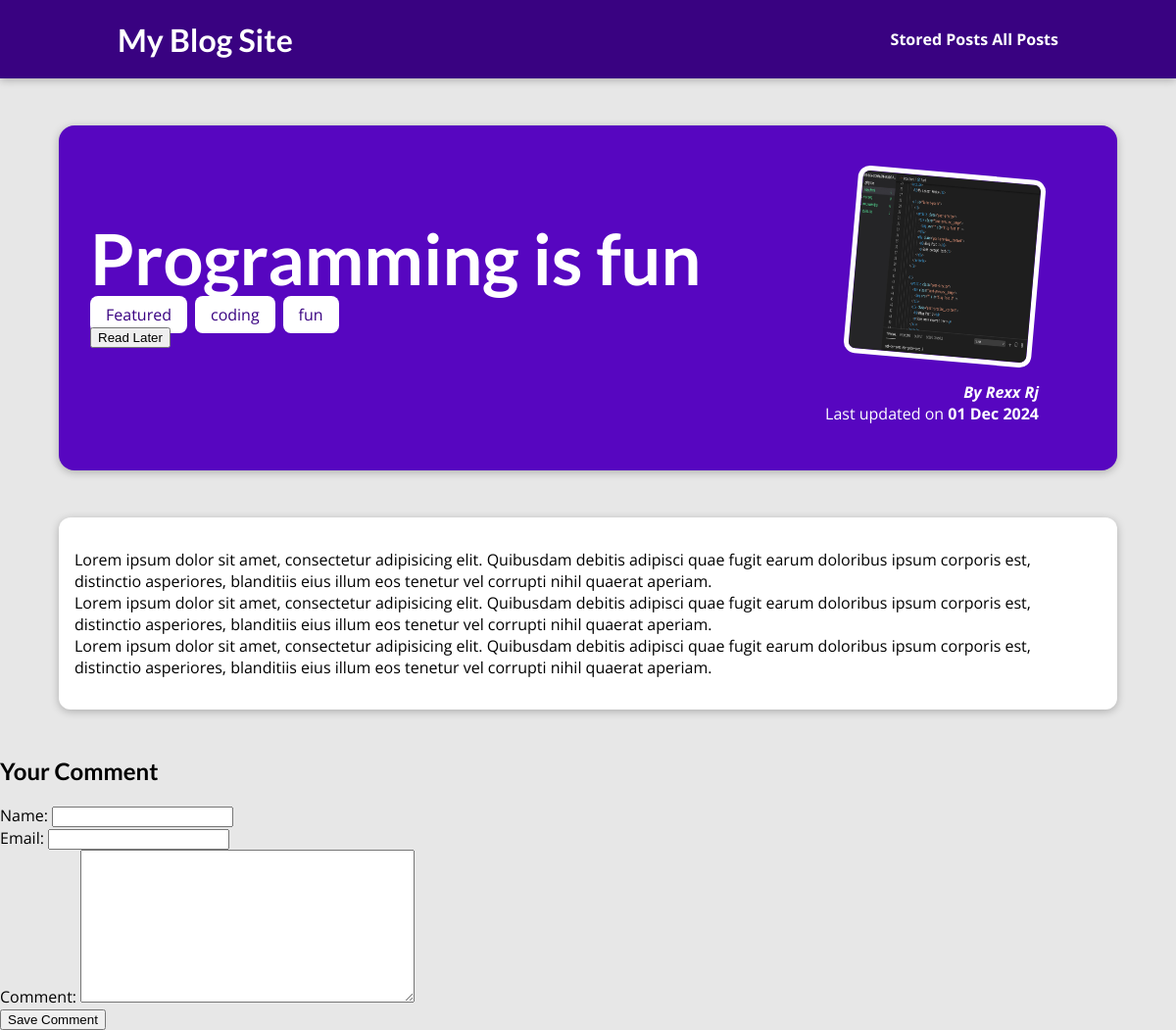
Page /posts/programming-is-fun on the committed database.
### blog/models.py (models this page shows, shortened)
class Post(models.Model):
    title = models.CharField(max_length=50)
    excerpt = models.CharField(max_length=200)
    image = models.ImageField(upload_to='posts',null=True)
    date = models.DateField()
    slug = models.SlugField(blank=False, null=False, unique=True, db_index=True)
    content = models.TextField(validators=[MinLengthValidator(10)])
    author = models.ForeignKey(Author, on_delete=models.CASCADE, related_name="posts")
    tags = models.ManyToManyField(Tag)

class Tag(models.Model):
    caption = models.CharField(max_length=20)

class Author(models.Model):
    first_name = models.CharField(max_length=30)
    last_name = models.CharField(max_length=40)
    email = models.EmailField()
    def full_name(self):
        return f"{self.first_name} {self.last_name}"

### blog/views.py (the view, shortened to what this page needs)
# urls.py: path('posts/<slug:slug>', views.PostDetailsView.as_view(), name='post-details-page'),
class PostDetailsView(View):
    def is_stored_post(self,request,post):
        stored_posts = request.session.get('stored_posts')
        if stored_posts is not None:
            is_saved_for_later = post.id in stored_posts
        else:
            is_saved_for_later = False
        return is_saved_for_later
    def get(self,request,slug):
            post = Post.objects.get(slug=slug)
            context = {
                "post_detail": post,
                "post_tags": post.tags.all(),
                "comment_form": CommentForm(),
                "comments": post.comments.all().order_by("-id"),
                "saved_for_later": self.is_stored_post(request,post)
            }
            return render(request,"blog/post-details.html",context)

### blog/forms.py
class CommentForm(forms.ModelForm):
    class Meta:
        model = Comment
        fields = '__all__'
        exclude = ['post']
        labels = {
            'user_name': 'Name',
            'user_email': 'Email',
            'text': 'Comment'
        }

### blog/templates/blog/post-details.html (shortened to what this page needs)
{% extends "base.html" %}
{% load static %}
{% block css_files %}
    <link rel="stylesheet" href="{% static 'blog/post-details.css' %}">
{% endblock css_files %}
{% block content %}
    <section id="summary">
        <h2>{{ post_detail.title }}</h2>
        <div>
            {% for tag in post_tags %}<span class="tag">{{ tag.caption }}</span>{% endfor %}
        </div>
        <div id="read-later">
            <form action="{% url "read-later-page" %}" method="POST">
                <button>
                    {% if saved_for_later %}
                        Remove from "Read Later" list
                    {% else %}
                        Read Later
                    {% endif %}
                </button>
            </form>
        </div>
        <article>
            <img src="{{ post_detail.image.url }}" alt={{ post_detail.title }}>
            <address>By <a href="mailto:{{ post_detail.author.email }}">{{ post_detail.author.full_name|title }}</a></address>
            <div>
                Last updated on <time>{{ post_detail.date|date:"d M Y" }}</time>
            </div>
        </article>
    </section>
    <main>
        {{ post_detail.content|linebreaks }}
    </main>
    <section id="comment-form">
        <h2>Your Comment</h2>
        <form action="{% url "post-details-page" post_detail.slug %}" method="POST">
            {% for form_field in comment_form %}
                <div class="form-control {% if form_field.errors %}invalid{% endif %}">
                    {{ form_field.label_tag }}
                    {{ form_field }}
                </div>
            {% endfor %}
            <button>Save Comment</button>
        </form>
    </section>
{% endblock content %}

### static/app.css (style rules this page uses)
* { box-sizing: border-box; }
html { font-family: 'Open Sans', 'Lato', sans-serif; }
body { margin: 0; }
h1, h2, h3 { font-family: 'Lato', sans-serif; font-weight: bold; }

### blog/static/blog/post-details.css (style rules this page uses)
body { background-color: #e7e7e7; }
#summary { margin: 8rem auto 3rem auto; padding: 2rem; width: 90%; max-width: 90rem; border-radius: 16px; background-color: #5706c0; position: relative; box-shadow: 0 2px 8px rgba(0, 0, 0, 0.25); height: 22rem; }
#summary a { color: white; text-decoration: none; }
#summary h2 { color: white; font-size: 4.5rem; margin-bottom: 0.25rem; }
#summary article { position: absolute; top: 2rem; right: 3rem; padding: 1rem 2rem; border-radius: 12px; text-align: right; color: white; }
#summary article img { width: 12rem; height: 12rem; border-radius: 12px; transform: rotateZ(5deg); border: 5px solid white; margin-bottom: 1rem; }
#summary address { font-weight: bold; }
#summary time { font-weight: bold; }
main { width: 90%; max-width: 90rem; margin: 3rem auto; background-color: white; padding: 1rem; border-radius: 12px; box-shadow: 0 2px 8px rgba(0, 0, 0, 0.25); }
.tag { background-color: white; color: #390281; padding: 0.5rem 1rem; border-radius: 8px; margin-right: 0.5rem; }

### rows in the picture
Post: title "Programming is fun", image (picture), author.full_name "Rexx Rj", date "01 Dec 2024", content "Lorem ipsum dolor sit amet, consectetur adipisicing elit. Quibusdam debitis adipisci quae fugit earum doloribus ipsum corporis est, distinctio asperiores, blanditiis eius illum eos tenetur vel corrupti nihil quaerat aperiam. Lorem ipsum dolor sit amet, consectetur adipisicing elit. Quibusdam debitis adipisci quae fugit earum doloribus ipsum corporis est, distinctio asperiores, blanditiis eius illum eos tenetur vel corrupti nihil quaerat aperiam. Lorem ipsum dolor sit amet, consectetur adipisicing elit. Quibusdam debitis adipisci quae fugit earum doloribus ipsum corporis est, distinctio asperiores, blanditiis eius illum eos tenetur vel corrupti nihil quaerat aperiam."
Tag: caption "Featured"
Tag: caption "coding"
Tag: caption "fun"
